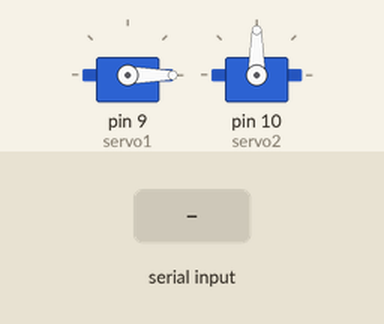
A sketch run on a simulated Arduino Uno, built with avr-gcc and run on an emulated ATmega328P. Parts: 2 × servo. The inputs (shaded band) are chosen by the test bench.

Above: at 1.2 s.
1.3 s: byte 30 received over Serial
At 1.9 s:
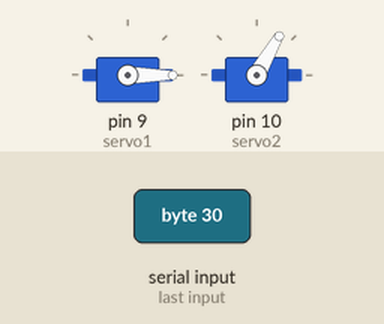
2.8 s: byte 90 received over Serial
At 3.1 s:
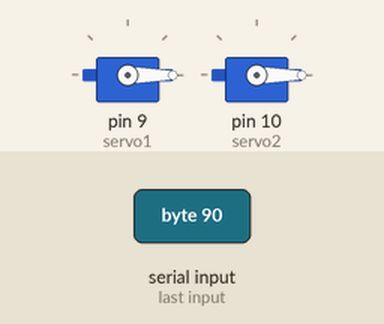
Timing chart, 0 to 5.8 s (numbered marks = the images above; inputs shaded):
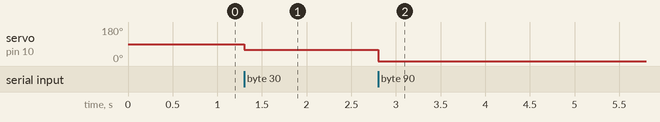

Measured:
- after the input at 1.3 s, servo on pin 10 (servo2): 90° → 60° at once
- after the input at 2.8 s, servo on pin 10 (servo2): 60° → 0° at once

The sketch:

servo_code.ino
```cpp
#include <Servo.h>

Servo servo1;
Servo servo2;
uint8_t angle_rate = 0;
uint8_t angle = 0;

void setup() {
  // put your setup code here, to run once:
  Serial.begin(9600);
  servo1.attach(9);
  servo2.attach(10);
  servo1.write(-90);
  servo2.write(90);
}

void loop() {
  // put your main code here, to run repeatedly:
  if (Serial.available() > 0) {
    angle_rate = Serial.read();
    angle += angle_rate;
    if (angle < 0){
      servo1.write(-90 - angle);
      servo2.write(90);
    }
    else if (angle >= 0){
      servo1.write(-90);
      servo2.write(90 - angle);
    }
  }
}
```
